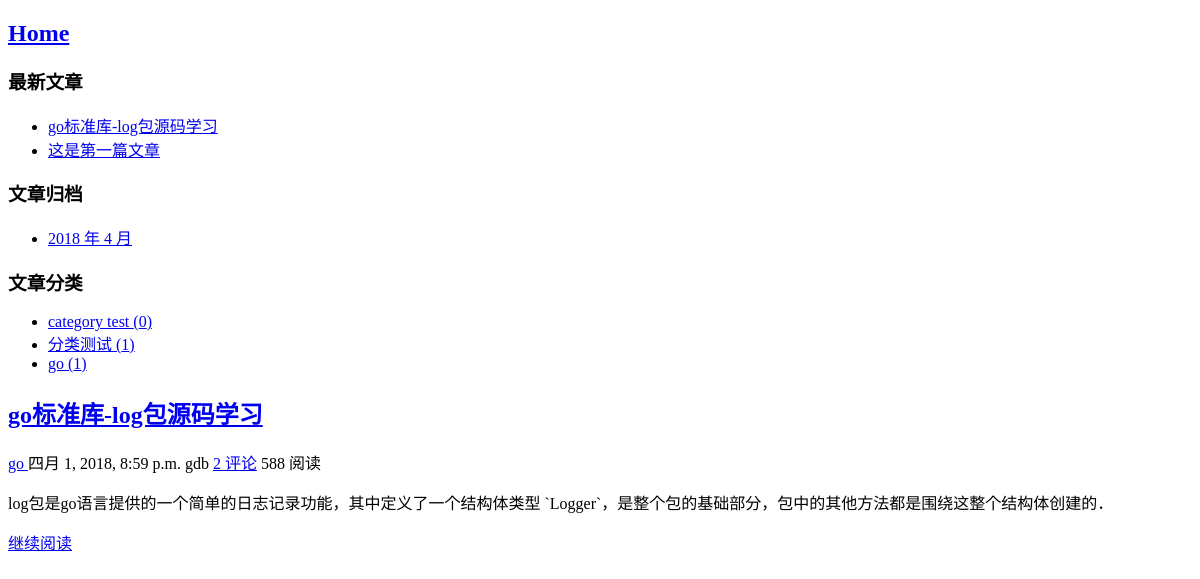
The page /category/3 on the database its author committed.
### blog/models.py (models this page shows, shortened)
class Post(models.Model):
    title = models.CharField(max_length=70)  # 标题
    body = models.TextField()   # 正文
    created_time = models.DateTimeField()
    modified_time = models.DateTimeField()
    excerpt = models.CharField(max_length=200, blank=True)
    category = models.ForeignKey(Category, on_delete=models.CASCADE)
    tags = models.ManyToManyField(Tag, blank=True)
    author = models.ForeignKey(User, on_delete=models.CASCADE)
    def get_absolute_url(self):
        return reverse('blog:detail', kwargs={'pk': self.pk})
    class Meta:
        ordering = ['-created_time']

class Category(models.Model):
    name = models.CharField(max_length=100)

### blog/views.py (the view)
# urls.py: path('category/<int:pk>', views.category, name='category'),
def category(request, pk):
    cate = get_object_or_404(Category, pk=pk)
    post_list = Post.objects.filter(category=cate)
    return render(request, 'blog/index.html', context={'post_list': post_list})

### blog/templatetags/blog_tags.py (called while the page is built)
@register.simple_tag
def get_recent_posts(num=5):
    return Post.objects.all().order_by('-created_time')[:num]

@register.simple_tag
def archives():
    return Post.objects.dates('created_time', 'month', order='DESC')

@register.simple_tag
def get_categories():
    return Category.objects.all()

### templates/blog/index.html (shortened to what this page needs)
{% extends 'blog/base.html' %}
{% block main %}
    {% for post in post_list %}
        <article>
            <h1 class="entry-title">
                <a href="{{ post.get_absolute_url }}">{{ post.title }}</a>
            </h1>
            <div class="entry-meta">
                <span class="post-category">
                    <a href="{% url 'blog:category' post.category.pk %}">{{ post.category.name }} </a>
                </span>
                <span class="post-date">{{ post.created_time }} </span>
                <span class="post-author">{{ post.author }} </span>
                <span class="comments">
                    <a href="{{ post.get_absolute_url }}#comment-area">{{ post.comment_set.count }} 评论</a>
                </span>
                <span class="views-count">588 阅读</span>
            </div>
            <div class="entry-content">
                <p>{{ post.excerpt }}</p>
                <a href="{{ post.get_absolute_url }}" class="read-more">继续阅读</a>
            </div>
        </article>
    {% empty %}
        <div>暂时还没有发布文章！</div>
    {% endfor %}
{% endblock main %}

### templates/blog/base.html (shortened to what this page needs)
<!DOCTYPE html>
<html lang="en">
<head>
    {% load static %}
    {% load blog_tags %}
    <link rel="stylesheet" href="{% static 'blog/highlights/default.css' %}">
</head>
<body>
    <nav class="nav">
        <h1>
            <a href="{% url 'blog:index' %}">Home</a>
        </h1>
    </nav>
    <section class="recent-post">
        <h3 class="siderbar-title">最新文章</h3>
        {% get_recent_posts as recent_post_list  %}
        <ul>
            {% for post in recent_post_list %}
                <li>
                    <a href="{{ post.get_absolute_url }}">{{ post.title }}</a>
                </li>
            {% empty %}
                暂无文章!
            {% endfor %}
        </ul>
    </section>
    <section class="post-archives">
        <h3 class="siderbar-title">文章归档</h3>
        {% archives as date_list %}
        <ul>
            {% for date in date_list %}
                <li>
                    <a href="{% url 'blog:archives' date.year date.month %}">{{ date.year }} 年 {{ date.month }} 月</a>
                </li>
            {% empty %}
                暂无归档!
            {% endfor %}
        </ul>
    </section>
    <section class="post-category">
        <h3 class="siderbar-title">文章分类</h3>
        {% get_categories as category_list %}
        <ul>
            {% for category in category_list %}
                <li>
                    <a href="{% url 'blog:category' category.pk %}">{{ category.name }} <span class="post-count">({{ category.post_set.count }})</span></a>
                </li>
            {% empty %}
                暂无分类!
            {% endfor %}
        </ul>
    </section>
    {% block main %}
    {% endblock main %}
</body>
</html>

### rows shown on the page
Post: title "go标准库-log包源码学习", category.name "go", created_time "四月 1, 2018, 8:59 p.m.", author "gdb", comment_set.count "2", excerpt "log包是go语言提供的一个简单的日志记录功能，其中定义了一个结构体类型 `Logger`，是整个包的基础部分，包中的其他方法都是围绕这整个结构体创建的．"
Post: title "这是第一篇文章"
Category: name "category test", post_set.count "0"
Category: name "分类测试", post_set.count "1"
Category: name "go", post_set.count "1"

### other values the page prints
{{ date.year }} "2018"
{{ date.month }} "4"
